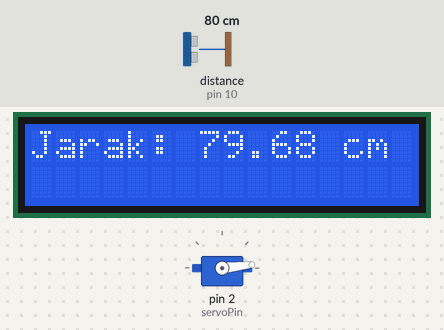
This sketch was run on a simulated Arduino Uno, built with avr-gcc and run on an emulated ATmega328P. Parts: servo, 16×2 character LCD. Wiring (inferred from the names in the program): ultrasonic range finder: trigger pin 9; echo pin 10. The test bench sets the inputs (shaded band); at power-on: distance to the obstacle (sensor on pin 10) 80 cm. The echo pulse lasts 58.3 µs per cm.

Above: at 3.2 s.
3.3 s: distance to the obstacle (sensor on pin 10) set to 2 cm
At 10.04 s:
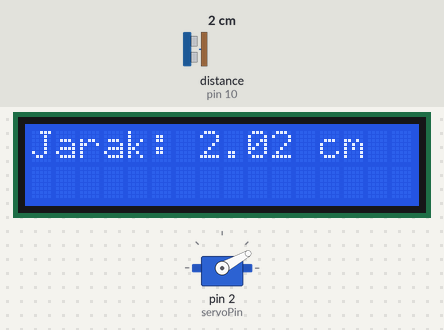
10.5 s: distance to the obstacle (sensor on pin 10) set to 4 cm
At 16.82 s:
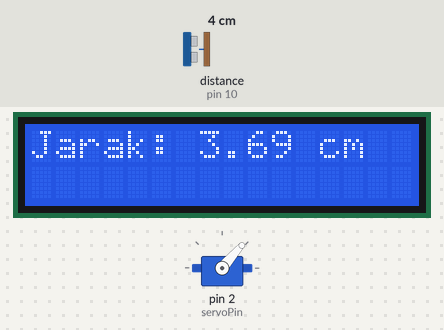
17.7 s: distance to the obstacle (sensor on pin 10) set to 9 cm
At 23.6 s:
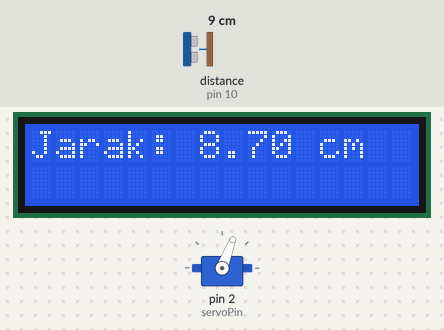
Timing chart, 0 to 30.9 s (numbered marks = the images above; inputs shaded):
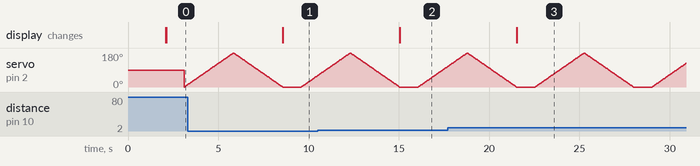

The sketch:

project-robotik1.ino
```cpp
#include <Wire.h>
#include <LiquidCrystal_I2C.h>

// Inisialisasi alamat I2C LCD
LiquidCrystal_I2C lcd(0x27, 16, 2);  // Alamat I2C umum untuk modul 16x2

// Definisikan pin untuk sensor ultrasonik
const int trigPin = 9;
const int echoPin = 10;

#include <Servo.h>

// Inisialisasi objek servo
Servo myservo;

// Pin yang digunakan untuk mengendalikan servo
const int servoPin = 2;

void setup() {
  // Attach servo ke pin yang ditentukan
  myservo.attach(servoPin);

  // Inisialisasi LCD
  lcd.init();
  lcd.backlight();

  // Inisialisasi pin sensor ultrasonik
  pinMode(trigPin, OUTPUT);
  pinMode(echoPin, INPUT);

  // Mula-mula, LCD akan menampilkan pesan inisialisasi
  lcd.print("Ultrasonik");
  lcd.setCursor(0, 1);
  lcd.print("Sensor...");
  delay(2000);
  lcd.clear();
}

void loop() {
  // Mengirimkan pulse ultrasonik
  digitalWrite(trigPin, LOW);
  delayMicroseconds(2);
  digitalWrite(trigPin, HIGH);
  delayMicroseconds(10);
  digitalWrite(trigPin, LOW);

  // Menerima pulsa kembali dan menghitung jarak
  float duration = pulseIn(echoPin, HIGH);
  float distance = duration * 0.0343 / 2;  // Waktu perjalanan pulsa dikalikan dengan kecepatan suara (34 cm/ms), dibagi dua karena perjalanan pulsa bolak-balik

  // Menampilkan jarak pada LCD
  lcd.clear();
  lcd.print("Jarak: ");
  lcd.print(distance);
  lcd.print(" cm");
  delay(1000);  // Delay untuk memperbarui layar

  // Sweeping dari 0 derajat ke 180 derajat
  for (int pos = 0; pos <= 180; pos += 1) {
    // Gerakkan servo ke posisi saat ini
    myservo.write(pos);
    delay(15); // Tunggu sedikit agar servo mencapai posisi yang diinginkan
  }

  // Sweeping dari 180 derajat ke 0 derajat
  for (int pos = 180; pos >= 0; pos -= 1) {
    // Gerakkan servo ke posisi saat ini
    myservo.write(pos);
    delay(15); // Tunggu sedikit agar servo mencapai posisi yang diinginkan
  }

}
```

Measured:
- after the input at 3.3 s, the display: changes after 5.3 s (image 1)
- after the input at 10.5 s, the display: changes after 4.6 s (image 2)
- after the input at 17.7 s, the display: changes after 3.8 s (image 3)
